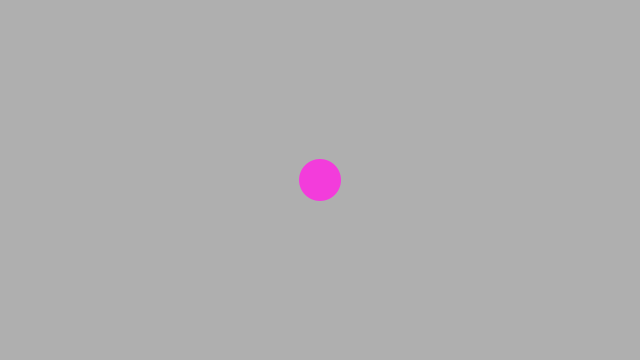
Frame 1 (no input)
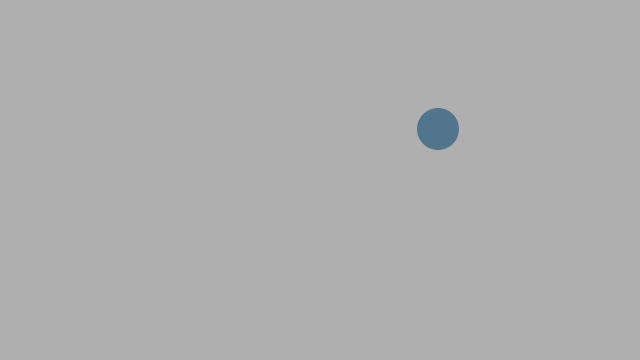
Frame 60 (the mouse pressed at the canvas centre just before this capture)
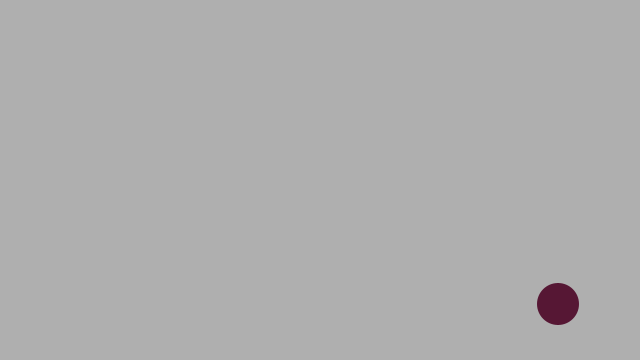
Frame 120 (the mouse held since frame 60 and released just before this capture)

The Processing sketch that drew these frames (run headless with seeded random() and noise(); from frame 60 on, the mouse is pressed at the canvas centre):

// Processing sketch: BouncingBall
// ── BouncingBall.pde
ArrayList<Ball> balls;

void setup() {
  size(640, 360);
  balls = new ArrayList<>();
  balls.add(new Ball());
}

void draw() {
  background(175);
  for (Ball b : balls) {
    b.render();
    b.update();
  }
}

// ── Ball.pde
public class Ball {
  private int x;
  private int y;
  private int diam;
  
  private float r;
  private float g;
  private float b;

  private float velX;
  private float velY;

  private float acc;

  public Ball() {
    this.x = width / 2;
    this.y = height / 2;
    this.velX = random(-10, 10);
    this.velY = random(-10, 10);
    this.diam = 42;
    this.acc = 1.001;
    changeColor();
  }

  public void render() {
    fill(r, g, b);
    noStroke();
    ellipse(x, y, diam, diam);
  }

  public void update() {
    this.x += this.velX;

    if (this.x < diam / 2) {
      this.x = diam / 2;
      this.changeColor();
      this.accelerate();
      this.velX *= -1;
    } else if (this.x > width - diam / 2) {
      this.x = width - diam / 2;
      this.changeColor();
      this.accelerate();
      this.velX *= -1;
    }

    this.y += this.velY;

    if (this.y < diam / 2) {
      this.y = diam / 2;
      this.changeColor();
      this.accelerate();
      this.velY *= -1;
    } else if (this.y > height - diam / 2) {
      this.y = height - diam / 2;
      this.changeColor();
      this.accelerate();
      this.velY *= -1;
    }
  }

  public void accelerate() {
    this.velX *= this.acc;
    this.velY *= this.acc;
  }
  
  public void changeColor() {
    this.r = random(256);
    this.g = random(256);
    this.b = random(256);
  }
}
